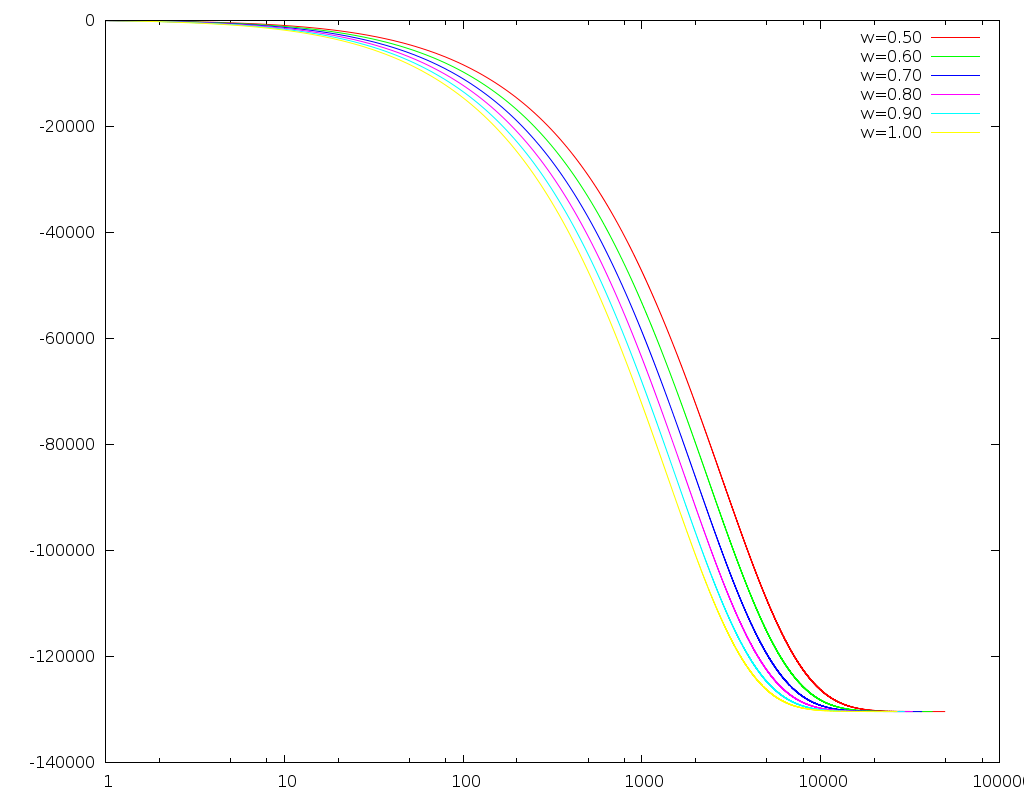

Source code (gnuplot):
set term pngcairo size 1024,800
set out 'z3.png'
set logscale x
plot for [i in "0.50 0.60 0.70 0.80 0.90 1.00"] sprintf("z3_w%s.txt", i) t sprintf("w=%s", i) w l

set out 'z3_porownanie.png'
plot 'z3_w1.00.txt' t 'relaksacja globalna' w l, 'z1_w1.95.txt' t 'punktowa nadrelaksacja' w l
